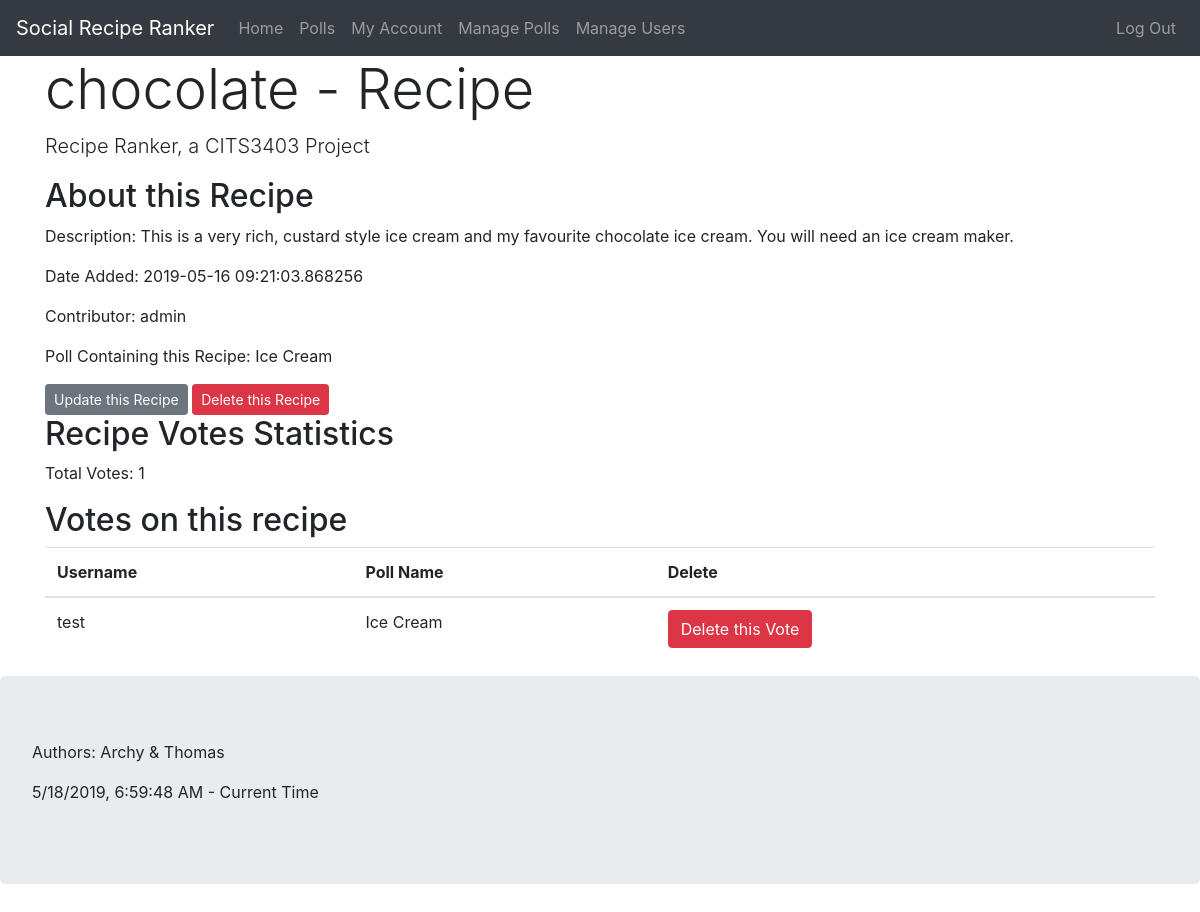
The page /recipe/4 (signed in) on the database as committed earlier.
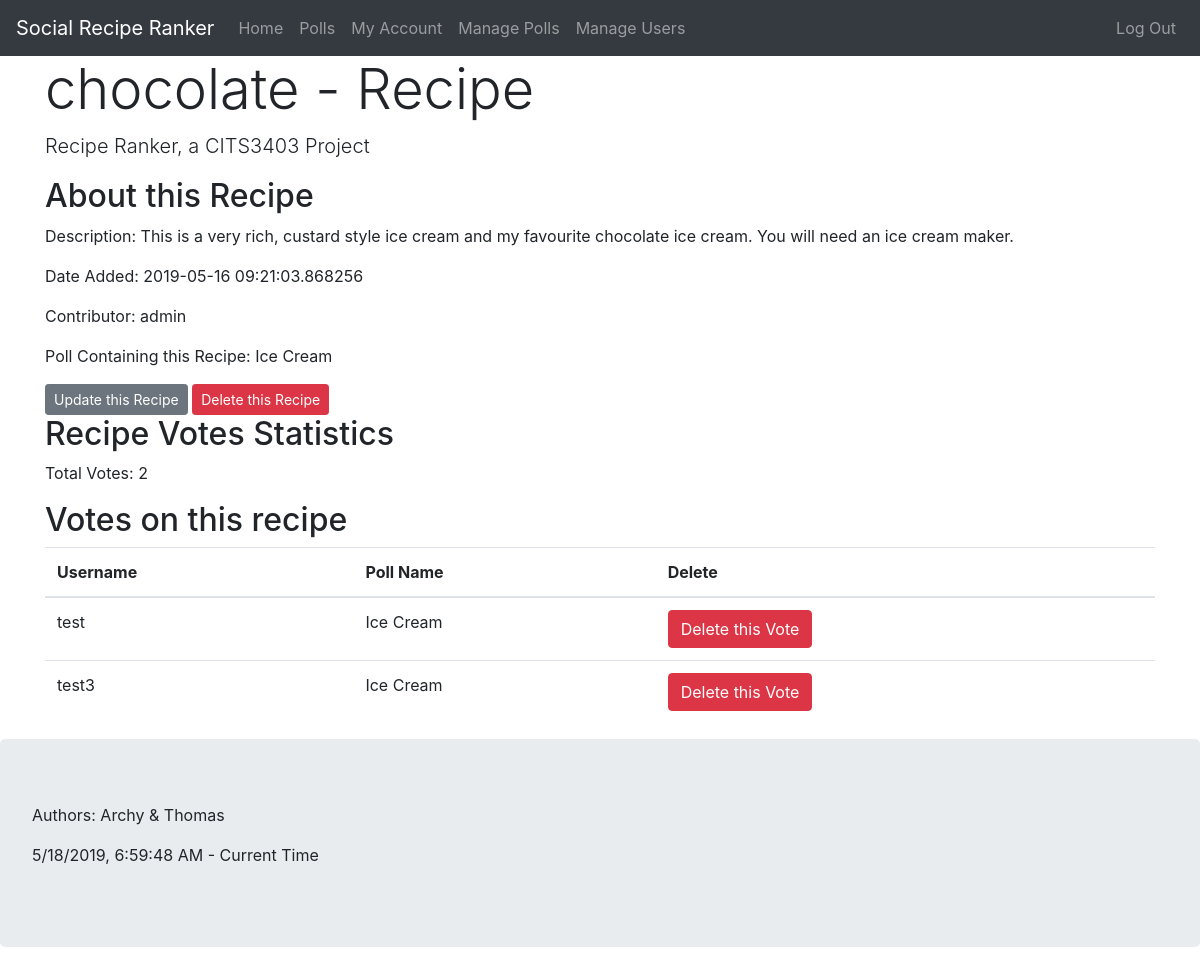
The same page on the database as committed later.
### app/models.py (models this page shows, shortened)
class User(UserMixin, db.Model):
    id = db.Column(db.Integer, primary_key=True)  # not null and unique by default
    username = db.Column(db.String(64), nullable=False, unique=True, index=True)
    email = db.Column(db.String(128), nullable=False, unique=True, index=True)
    password_hash = db.Column(db.String(128), nullable=False)
    date_registered = db.Column(db.DateTime, nullable=False, index=True, default=datetime.utcnow)
    is_admin = db.Column(db.Boolean, nullable=False, default=False)
    polls = db.relationship("Poll", backref='creator', lazy='dynamic')  # dynamic so we can filter the queries later
    recipes = db.relationship("Recipe", backref='contributor', lazy='dynamic')
    votes = db.relationship("Vote", backref='user', lazy='dynamic')

class Poll(db.Model):
    id = db.Column(db.Integer, primary_key=True)
    name = db.Column(db.String(64), nullable=False, index=True)
    description = db.Column(db.String(256), nullable=True)
    date_created = db.Column(db.DateTime, nullable=False, index=True, default=datetime.utcnow)
    creator_id = db.Column(db.Integer, db.ForeignKey('user.id'), nullable=False)
    recipes = db.relationship("Recipe", backref='poll', lazy='dynamic')
    votes = db.relationship("Vote", backref='poll', lazy='dynamic')

class Vote(db.Model):
    id = db.Column(db.Integer, primary_key=True)
    poll_id = db.Column(db.Integer, db.ForeignKey('poll.id'), nullable=False)
    user_id = db.Column(db.Integer, db.ForeignKey('user.id'), nullable=False)
    recipe_id = db.Column(db.Integer, db.ForeignKey('recipe.id'), nullable=False)

### app/routes.py (the view)
@app.route('/recipe/<int:recipe_id>', methods=['GET', 'POST'])
@login_required
def recipe(recipe_id):
    if current_user.is_admin:
        recipe = Recipe.query.get_or_404(recipe_id)
        return render_template('recipe.html', title=recipe.name + ' - Recipe', users=User, polls=Poll, recipe=recipe, votes=Vote)
    else:
        abort(403)

### app/models.py (called while the page is built)
@login_manager.user_loader
def load_user(id):
    return User.query.get(int(id))

### app/templates/recipe.html (shortened to what this page needs)
{% extends "base.html" %}
{% block content %}
<div class="row">
    <section class="col">
        <header>
            <h2>About this Recipe</h2>
        </header>
        <p>Description: {{ recipe.description }}</p>
        <p>Date Added: {{ recipe.date_added }}</p>
        <p>Contributor: {{ users.query.filter_by(id=recipe.contributor_id).first().username }}</p>
        <p>Poll Containing this Recipe: {{ polls.query.filter_by(id=recipe.poll_id).first().name }}</p>
        <a class="btn btn-secondary btn-sm" href="{{ url_for('update_recipe', recipe_id=recipe.id) }}">Update
            this Recipe</a>
        <button type="button" class="btn btn-danger btn-sm" data-toggle="modal" data-target="#deleteRecipeModal">Delete
            this Recipe</button>
    </section>
</div>
<div class="row">
    <section class="col">
        <header>
            <h2>Recipe Votes Statistics</h2>
        </header>
        <p>Total Votes: {{ votes.query.filter_by(recipe_id=recipe.id).all()|length }}</p>
    </section>
</div>
<div class="row">
    <section class="col">
        <header>
            <h2>Votes on this recipe</h2>
        </header>
        <table class="table table-hover">
            <thead>
                <tr>
                    <th scope="col">Username</th>
                    <th scope="col">Poll Name</th>
                    <th scope="col">Delete</th>
                </tr>
            </thead>
            <tbody>
                {% for v in votes.query.filter_by(recipe_id=recipe.id) %}
                <tr class='table-row'>
                    <td>{{ users.query.filter_by(id=v.user_id).first().username }}</td>
                    <td>{{ polls.query.filter_by(id=v.poll_id).first().name }}</td>
                    <td>
                        <button type="button" class="btn btn-danger" onclick="deleteVote('{{ v.id }}')">
                            Delete this Vote
                        </button>
                    </td>
                </tr>
                {% endfor %}
            </tbody>
        </table>
    </section>
</div>
{% endblock %}

Rows that differ between the two databases and show on the page:
added Vote: {{ polls.query.filter_by(id=v.poll_id).first().name }} "Ice Cream"
added User: query.filter_by "test3"
Other text that changed with them:
{{ votes.query.filter_by(recipe_id=recipe.id).all()|length }}: "1" → "2"
